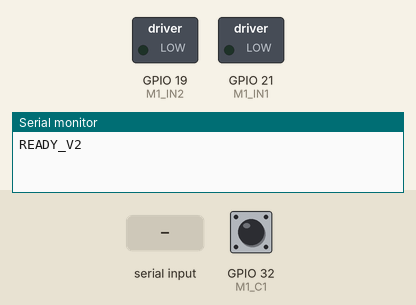
Recording of a sketch running on a simulated ESP32. Shown: switched loads named in the sketch (green lamp = pin HIGH), the last lines printed to the serial monitor. The test bench sets the inputs (shaded band); at power-on: GPIO 32 (M1_C1) HIGH.

Above: at 1.2 s.
1.3 s: "A" received over Serial
At 2.3 s:
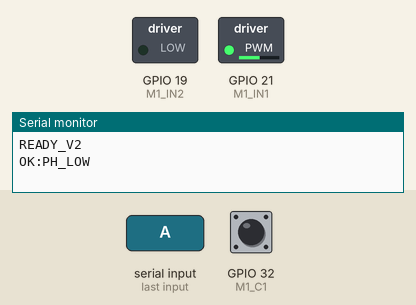
2.8 s: "B" received over Serial
At 3.4 s:
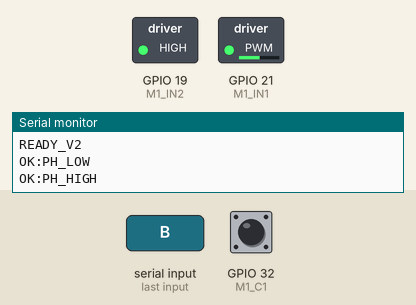
4.3 s: "R" received over Serial
At 5.5 s:
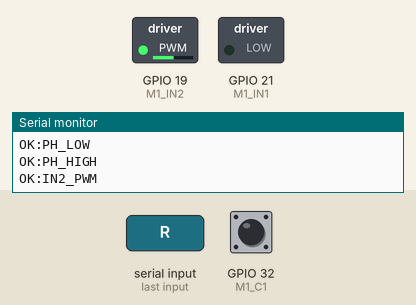
5.8 s: "B" received over Serial
At 6.9 s:
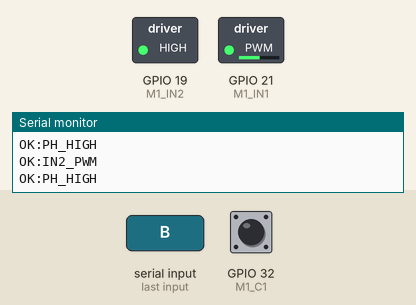
Timing chart, 0 to 8.3 s (numbered marks = the images above; inputs shaded):
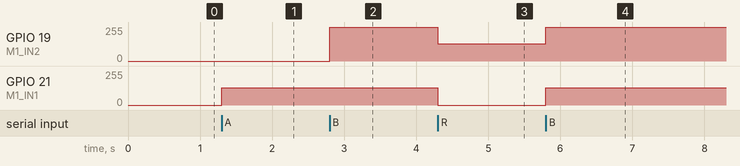

The sketch:

sketch_test_motor1_v2.ino
```cpp
/*
 * TEST AUTOMATIZADO V2 - MODO PH/EN Y PWM DEDICADO
 * Comandos:
 * 'A' -> Modo PH/EN Giro Horario (IN1=PWM, IN2=LOW)
 * 'B' -> Modo PH/EN Giro Antihorario (IN1=PWM, IN2=HIGH)
 * 'F' -> Modo PWM1 puro (IN1=PWM, IN2=LOW)
 * 'R' -> Modo PWM2 puro (IN1=LOW, IN2=PWM)
 * 'S' -> Freno total
 * 'T' -> Telemetria (ticks, CS)
 * 'Z' -> Reset ticks
 */

const int M1_IN1 = 21;
const int M1_IN2 = 19;
const int M1_CS  = 36;
const int M1_C1  = 32;
const int M1_C2  = 33;

volatile long ticksM1 = 0;

void IRAM_ATTR isrM1() {
  if (digitalRead(M1_C2) == HIGH) ticksM1++; else ticksM1--;
}

void setup() {
  Serial.begin(115200);
  pinMode(M1_IN1, OUTPUT);
  pinMode(M1_IN2, OUTPUT);
  freno();

  pinMode(M1_C1, INPUT_PULLUP);
  pinMode(M1_C2, INPUT_PULLUP);
  attachInterrupt(digitalPinToInterrupt(M1_C1), isrM1, RISING);

  Serial.println("READY_V2");
}

void freno() {
  analogWrite(M1_IN1, 0);
  digitalWrite(M1_IN1, LOW);
  analogWrite(M1_IN2, 0);
  digitalWrite(M1_IN2, LOW);
}

void loop() {
  if (Serial.available() > 0) {
    char cmd = Serial.read();

    if (cmd == 'A') { // PH/EN Horario
      digitalWrite(M1_IN2, LOW);
      analogWrite(M1_IN1, 130);
      Serial.println("OK:PH_LOW");
    }
    else if (cmd == 'B') { // PH/EN Antihorario
      digitalWrite(M1_IN2, HIGH);
      analogWrite(M1_IN1, 130);
      Serial.println("OK:PH_HIGH");
    }
    else if (cmd == 'F') { // IN1 activo
      digitalWrite(M1_IN2, LOW);
      analogWrite(M1_IN1, 130);
      Serial.println("OK:IN1_PWM");
    }
    else if (cmd == 'R') { // IN2 activo
      digitalWrite(M1_IN1, LOW);
      analogWrite(M1_IN2, 130);
      Serial.println("OK:IN2_PWM");
    }
    else if (cmd == 'S') { // Stop
      freno();
      Serial.println("OK:STOP");
    }
    else if (cmd == 'Z') {
      ticksM1 = 0;
      Serial.println("OK:ZERO");
    }
    else if (cmd == 'T') {
      int csVal = analogRead(M1_CS);
      Serial.printf("DATA:%ld,%d\n", ticksM1, csVal);
    }
    else if (cmd == 'P') {
      Serial.println("PONG");
    }
  }
}
```

Measured:
- after the input at 1.3 s, GPIO 21 (M1_IN1): 0/255 → 130/255 at once
- after the input at 2.8 s, GPIO 19 (M1_IN2): 0/255 → 255/255 at once
- after the input at 4.3 s, GPIO 19 (M1_IN2): 255/255 → 130/255 at once; GPIO 21 (M1_IN1): 130/255 → 0/255 at once
- after the input at 5.8 s, GPIO 19 (M1_IN2): 130/255 → 255/255 at once; GPIO 21 (M1_IN1): 0/255 → 130/255 at once
